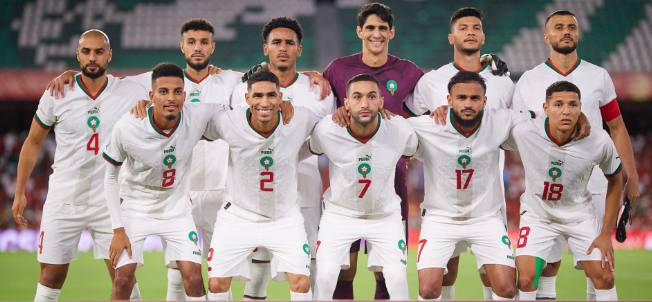
#> input picture image_2.png, 652 x 302 px, found by its file name
$ python Progetto_5.py
#> lines starting #> are read from the running program, lines starting #| are printed output that depends on the picture; after the words box and inside, x2 and y2 are one past the last pixel; in counts of white or black regions, pixels touching at a corner belong together
import cv2
import matplotlib.pyplot as plt

# 1. Carica l'immagine
img_path = 'OpenCV\image_2.png'  # Sostituisci con il percorso della tua immagine
image = cv2.imread(img_path)
#> image is the input picture: shape (302, 652, 3); mean B, G, R 138.6, 145.1, 157.2

# 2. Verifica che l'immagine sia stata caricata correttamente
if image is None:
    print("Errore nel caricamento dell'immagine.")
else:
    # 3. Carica il classificatore di volti Haar Cascade
    cascade_path = 'haarcascade_frontalface_default.xml'  # Percorso del file .xml
    face_cascade = cv2.CascadeClassifier(cascade_path)

    # 4. Converti l'immagine a scala di grigi
    gray_image = cv2.cvtColor(image, cv2.COLOR_BGR2GRAY)
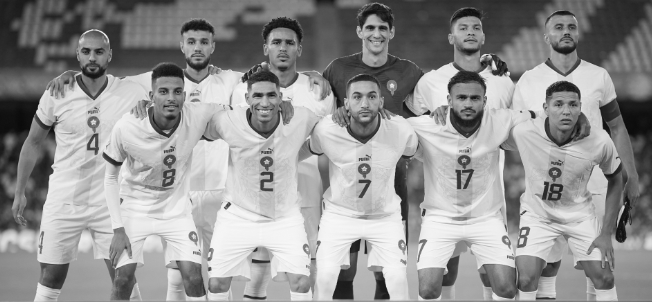
#> gray_image: shape (302, 652); min 10, max 248, mean 148

    # 5. Rileva i volti nell'immagine
    faces = face_cascade.detectMultiScale(
        gray_image,
        scaleFactor=1.1,  # Riduzione progressiva della dimensione dell'immagine
        minNeighbors=5,    # Minimo numero di vicini per ogni rettangolo
        minSize=(30, 30)   # Dimensione minima di un volto da rilevare
    )
#> faces = [[548, 13, 37, 37], [355, 11, 44, 44], [450, 12, 41, 41], [179, 27, 38, 38], [262, 27, 42, 42], [72, 35, 43, 43], [148, 74, 46, 46], [448, 82, 42, 42], [543, 86, 46, 46], [340, 77, 50, 50]]

    # 6. Disegna un rettangolo attorno a ogni volto rilevato
    for (x, y, w, h) in faces:
        cv2.rectangle(image, (x, y), (x + w, y + h), (255, 0, 0), 2)  # Blu per i rettangoli
#> this loop made 10 passes
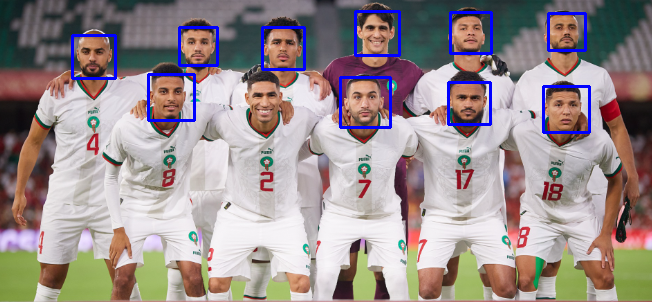
#> image: shape (302, 652, 3); 2.59% of pixels changed, all inside (x1, y1, x2, y2) = (71, 10, 591, 134)

    # 7. Visualizza l'immagine con i volti rilevati utilizzando Matplotlib
    plt.figure(figsize=(8, 8))
    plt.imshow(cv2.cvtColor(image, cv2.COLOR_BGR2RGB))
    plt.title('Rilevamento dei Volti')
    plt.axis('off')
    plt.show()

$ run again, with image.png copied over image_2.png
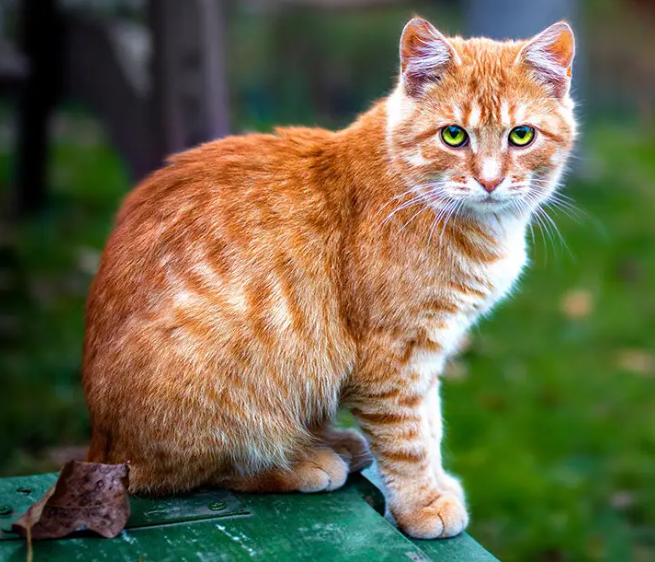
#> input picture image.png, 655 x 562 px, found by its file name
#> image is the input picture: shape (562, 655, 3); mean B, G, R 72.8, 102.5, 107
#> `gray_image = cv2.cvtColor(image, cv2.COLOR_BGR2GRAY)`:
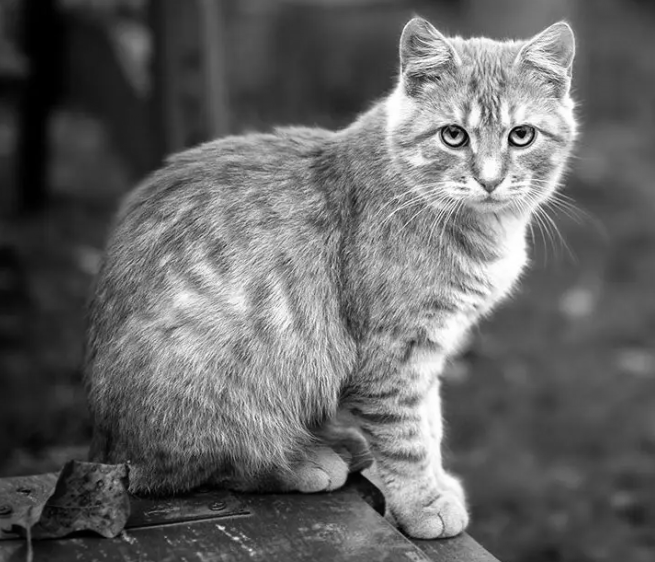
#> gray_image: shape (562, 655); min 0, max 255, mean 100.4
#> faces = ()
